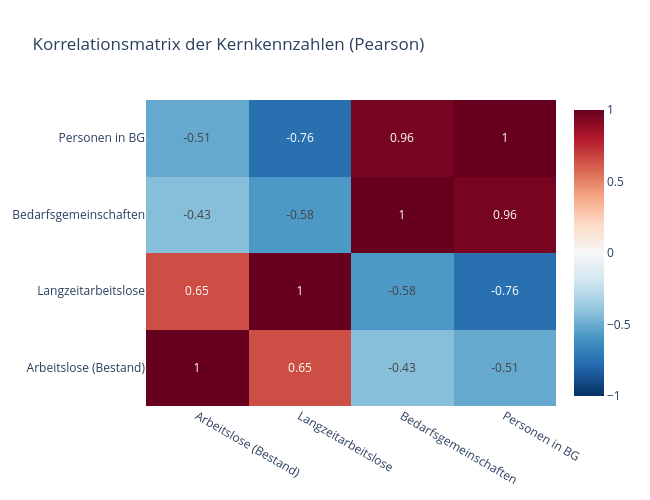

Notebook source saved alongside this figure:
### Markdown cell above
## 2. Korrelationsanalyse

Die Pearson-Korrelationsmatrix zeigt lineare Zusammenhänge zwischen den vier Kernkennzahlen. Werte nahe +1/−1 bedeuten starken positiven/negativen linearen Zusammenhang, Werte nahe 0 keinen linearen Zusammenhang.

### Code cell
corr = kennzahlen[kern].corr()

fig = go.Figure(go.Heatmap(
    z=corr.values, x=corr.columns, y=corr.columns,
    zmin=-1, zmax=1, colorscale="RdBu", reversescale=True,
    text=corr.round(2).values, texttemplate="%{text}",
))
fig.update_layout(title="Korrelationsmatrix der Kernkennzahlen (Pearson)", height=500, width=650)
export_abbildung(fig, "abb6_korrelation.png", 650, 500)
fig

### Figure 1 — Plotly figure (JSON) as saved in the notebook; plotly's stock layout.template omitted (floating-point values rounded to 4 significant figures)
{"data": [{"colorscale": [[0.0, "rgb(103,0,31)"], [0.1, "rgb(178,24,43)"], [0.2, "rgb(214,96,77)"], [0.3, "rgb(244,165,130)"], [0.4, "rgb(253,219,199)"], [0.5, "rgb(247,247,247)"], [0.6, "rgb(209,229,240)"], [0.7, "rgb(146,197,222)"], [0.8, "rgb(67,147,195)"], [0.9, "rgb(33,102,172)"], [1.0, "rgb(5,48,97)"]], "reversescale": true, "text": [[1.0, 0.65, -0.43, -0.51], [0.65, 1.0, -0.58, -0.76], [-0.43, -0.58, 1.0, 0.96], [-0.51, -0.76, 0.96, 1.0]], "texttemplate": "%{text}", "type": "heatmap", "x": ["Arbeitslose (Bestand)", "Langzeitarbeitslose", "Bedarfsgemeinschaften", "Personen in BG"], "y": ["Arbeitslose (Bestand)", "Langzeitarbeitslose", "Bedarfsgemeinschaften", "Personen in BG"], "z": [[1.0, 0.6493, -0.4281, -0.5107], [0.6493, 1.0, -0.5784, -0.7551], [-0.4281, -0.5784, 1.0, 0.9565], [-0.5107, -0.7551, 0.9565, 1.0]], "zmax": 1, "zmin": -1}], "layout": {"height": 500, "title": {"text": "Korrelationsmatrix der Kernkennzahlen (Pearson)"}, "width": 650}}
